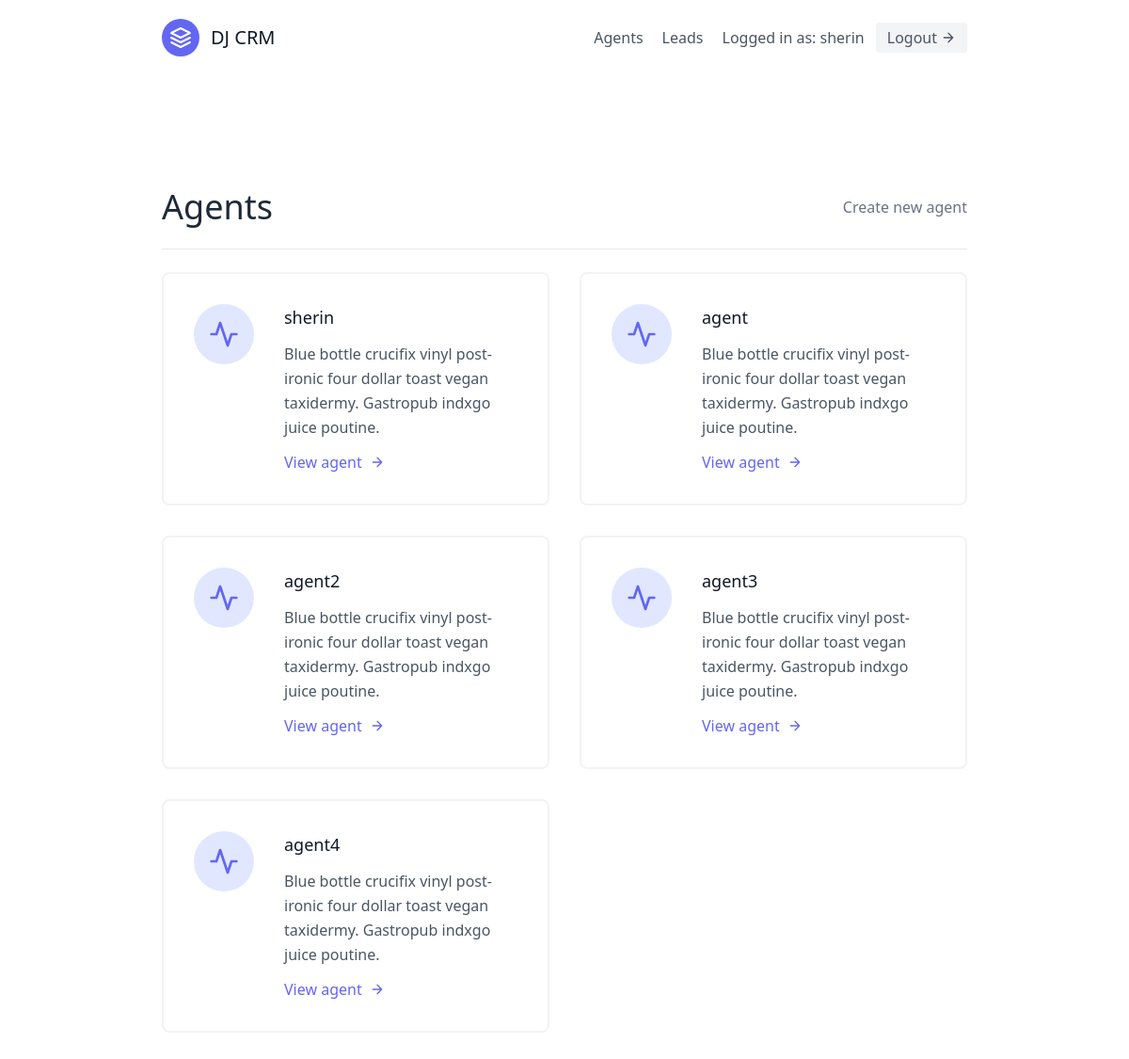
/agent/ (signed in), run on an earlier commit of the app's database.
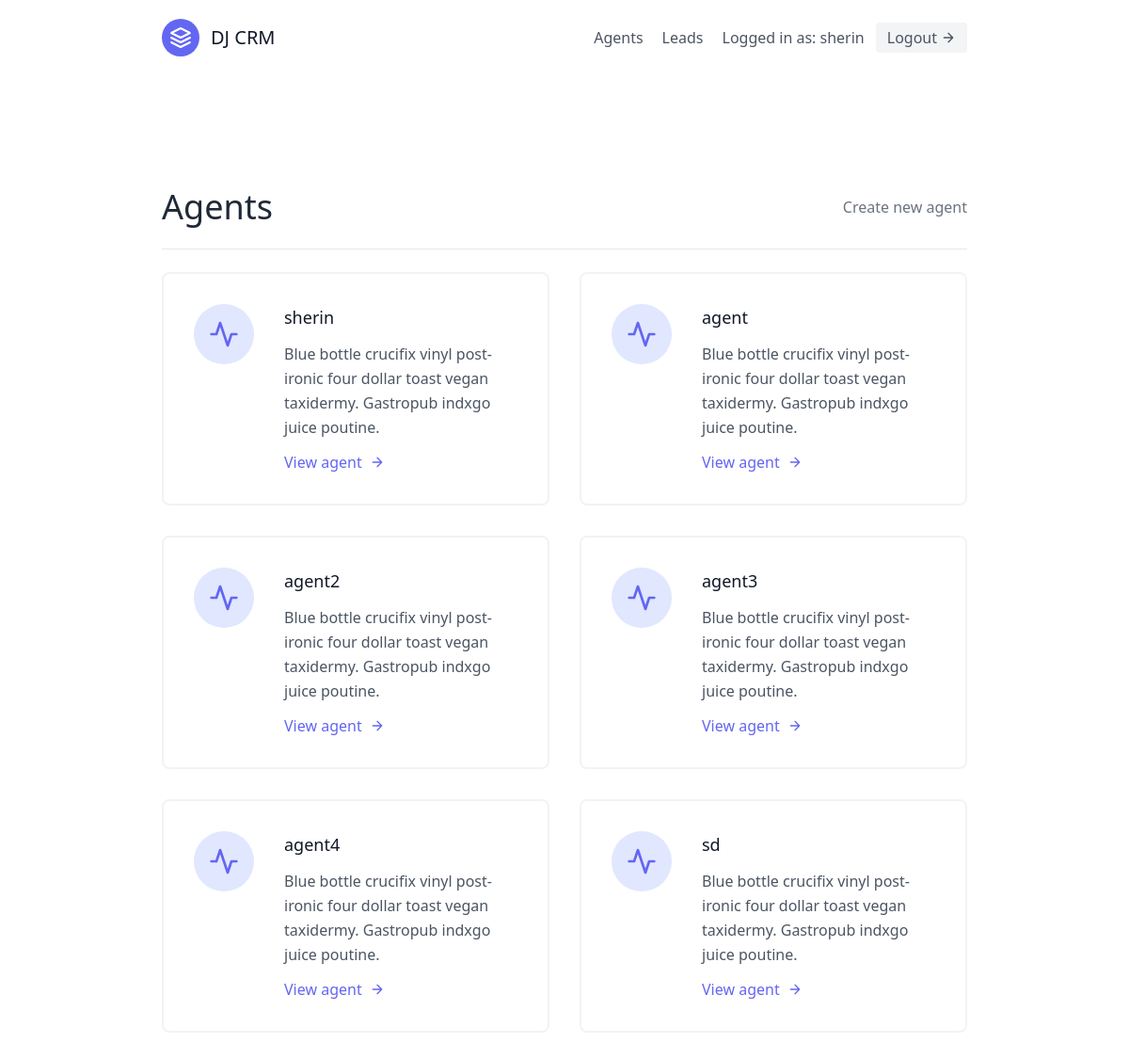
And on a later commit of the database.
### leads/models.py (models this page shows, shortened)
class Agent(models.Model):
    user = models.OneToOneField(User,on_delete=models.CASCADE)
    organisation = models.ForeignKey(UserProfile, on_delete=models.CASCADE)

class User(AbstractUser):
    is_organiser = models.BooleanField(default=True)
    is_agent = models.BooleanField(default=False)

### agents/views.py (the view)
# urls.py: path('', AgentListView.as_view(), name='agent-list'),
class AgentListView(OrganisorAndLoginRequiredMixin, generic.ListView):
    template_name = "agents/agent_list.html"
    def get_queryset(self):
        organisation = self.request.user.userprofile
        return Agent.objects.filter(organisation=organisation)

### agents/mixins.py (called while the page is built)
    def dispatch(self, request, *args, **kwargs):
        if not request.user.is_authenticated or not request.user.is_organiser:
            return redirect("leads:lead-list")
        return super().dispatch(request, *args, **kwargs)

### agents/templates/agents/agent_list.html
{% extends "base.html" %}
{% block content %}
<section class="text-gray-600 body-font">
  <div class="container px-5 py-24 mx-auto flex flex-wrap">
  <div class="w-full mb-6 py-6 flex justify-between items-center border-b border-gray-200">
    <div>
        <h1 class="text-4xl text-gray-800">Agents</h1>
    </div>
    <div>
        <a class="text-gray-500 hover:text-blue-500"  href="{% url 'agents:agent-create' %}"> Create new agent</a>
    </div>
  </div>
    <div class="flex flex-wrap -m-4">
    {% for agent in object_list %}
      <div class="p-4 lg:w-1/2 md:w-full">
        <div class="flex border-2 rounded-lg border-gray-200 border-opacity-50 p-8 sm:flex-row flex-col">
          <div class="w-16 h-16 sm:mr-8 sm:mb-0 mb-4 inline-flex items-center justify-center rounded-full bg-indigo-100 text-indigo-500 flex-shrink-0">
            <svg fill="none" stroke="currentColor" stroke-linecap="round" stroke-linejoin="round" stroke-width="2" class="w-8 h-8" viewBox="0 0 24 24">
              <path d="M22 12h-4l-3 9L9 3l-3 9H2"></path>
            </svg>
          </div>
          <div class="flex-grow">
            <h2 class="text-gray-900 text-lg title-font font-medium mb-3">{{ agent.user.username }} </h2>
            <p class="leading-relaxed text-base">Blue bottle crucifix vinyl post-ironic four dollar toast vegan taxidermy. Gastropub indxgo juice poutine.</p>
            <a href="{% url 'agents:agent-detail' agent.pk %}"class="mt-3 text-indigo-500 inline-flex items-center">View agent
              <svg fill="none" stroke="currentColor" stroke-linecap="round" stroke-linejoin="round" stroke-width="2" class="w-4 h-4 ml-2" viewBox="0 0 24 24">
                <path d="M5 12h14M12 5l7 7-7 7"></path>
              </svg>
            </a>
          </div>
        </div>
      </div>
      {% endfor %}
    </div>
  </div>
</section>
{% endblock content %}

What changed in the data, as far as the page shows it:
added Agent: user.username "sd"
